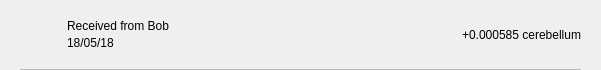
<?xml version="1.0" encoding="UTF-8"?>
<ui version="4.0">
 <class>TxRow</class>
 <widget class="QWidget" name="TxRow">
  <property name="geometry">
   <rect>
    <x>0</x>
    <y>0</y>
    <width>601</width>
    <height>70</height>
   </rect>
  </property>
  <property name="minimumSize">
   <size>
    <width>0</width>
    <height>40</height>
   </size>
  </property>
  <property name="windowTitle">
   <string>Form</string>
  </property>
  <layout class="QVBoxLayout" name="verticalLayout_3">
   <property name="spacing">
    <number>0</number>
   </property>
   <property name="leftMargin">
    <number>0</number>
   </property>
   <property name="topMargin">
    <number>0</number>
   </property>
   <property name="rightMargin">
    <number>0</number>
   </property>
   <property name="bottomMargin">
    <number>0</number>
   </property>
   <item>
    <widget class="QWidget" name="rowContainer" native="true">
     <layout class="QVBoxLayout" name="verticalLayout_2">
      <property name="spacing">
       <number>9</number>
      </property>
      <property name="leftMargin">
       <number>20</number>
      </property>
      <property name="topMargin">
       <number>9</number>
      </property>
      <property name="rightMargin">
       <number>20</number>
      </property>
      <property name="bottomMargin">
       <number>0</number>
      </property>
      <item>
       <widget class="QFrame" name="frame">
        <property name="styleSheet">
         <string notr="true">border:none;</string>
        </property>
        <property name="frameShape">
         <enum>QFrame::StyledPanel</enum>
        </property>
        <property name="frameShadow">
         <enum>QFrame::Raised</enum>
        </property>
        <layout class="QHBoxLayout" name="horizontalLayout" stretch="0,2,0">
         <property name="leftMargin">
          <number>0</number>
         </property>
         <property name="topMargin">
          <number>0</number>
         </property>
         <property name="rightMargin">
          <number>0</number>
         </property>
         <property name="bottomMargin">
          <number>0</number>
         </property>
         <item>
          <widget class="QPushButton" name="icon">
           <property name="focusPolicy">
            <enum>Qt::NoFocus</enum>
           </property>
           <property name="styleSheet">
            <string notr="true">border:none;</string>
           </property>
           <property name="text">
            <string/>
           </property>
           <property name="iconSize">
            <size>
             <width>28</width>
             <height>28</height>
            </size>
           </property>
          </widget>
         </item>
         <item>
          <layout class="QVBoxLayout" name="verticalLayout">
           <property name="spacing">
            <number>3</number>
           </property>
           <property name="leftMargin">
            <number>9</number>
           </property>
           <item>
            <widget class="QLabel" name="lblAddress">
             <property name="styleSheet">
              <string notr="true"/>
             </property>
             <property name="text">
              <string>Received from Bob</string>
             </property>
             <property name="alignment">
              <set>Qt::AlignBottom|Qt::AlignLeading|Qt::AlignLeft</set>
             </property>
            </widget>
           </item>
           <item>
            <widget class="QLabel" name="lblDate">
             <property name="styleSheet">
              <string notr="true"/>
             </property>
             <property name="text">
              <string>18/05/18</string>
             </property>
             <property name="alignment">
              <set>Qt::AlignLeading|Qt::AlignLeft|Qt::AlignTop</set>
             </property>
            </widget>
           </item>
          </layout>
         </item>
         <item>
          <widget class="QLabel" name="lblAmount">
           <property name="styleSheet">
            <string notr="true"/>
           </property>
           <property name="text">
            <string>+0.000585 cerebellum</string>
           </property>
          </widget>
         </item>
        </layout>
       </widget>
      </item>
      <item>
       <widget class="QLabel" name="lblDivisory">
        <property name="minimumSize">
         <size>
          <width>0</width>
          <height>1</height>
         </size>
        </property>
        <property name="maximumSize">
         <size>
          <width>16777215</width>
          <height>1</height>
         </size>
        </property>
        <property name="styleSheet">
         <string notr="true">background-color:#bababa;</string>
        </property>
        <property name="text">
         <string/>
        </property>
        <property name="alignment">
         <set>Qt::AlignBottom|Qt::AlignLeading|Qt::AlignLeft</set>
        </property>
       </widget>
      </item>
     </layout>
    </widget>
   </item>
  </layout>
 </widget>
 <resources/>
 <connections/>
</ui>
